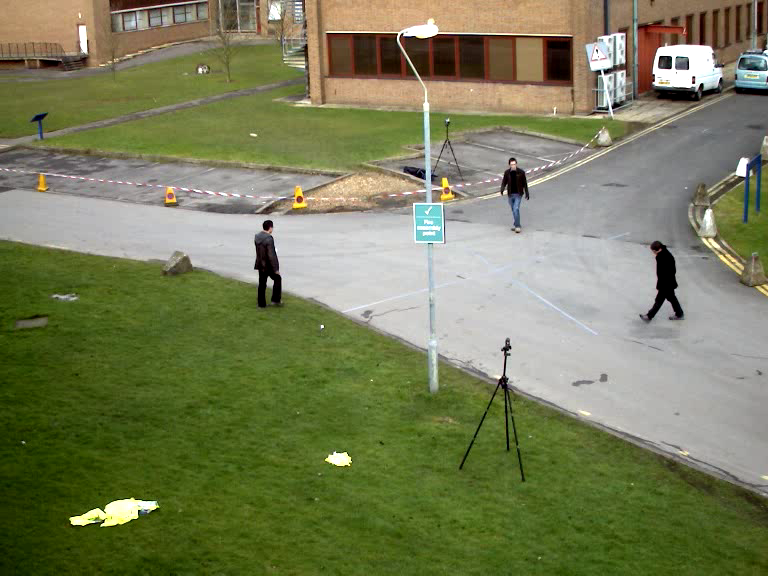
//> input picture labs/src/lachinov/lab1/road.png, 768 x 576 px
$ ./main ../lab1/road.png 2 2   (built with g++ and OpenCV 4)
//> lines starting //> are read from the running program, lines starting //| are printed output that depends on the picture
#include <opencv2\opencv.hpp>
#include <stdlib.h>

int main(int argc, char* argv[])
{

	cv::Mat img = cv::imread(argv[1], cv::IMREAD_COLOR), bluredImg, detectedEdges, distance;
//> img is the input picture: 576 rows x 768 cols, CV_8UC3; mean B, G, R 89.2, 125.6, 120.7
	cv::blur(img, bluredImg, cv::Size(3,3));

	cv::Canny(bluredImg, detectedEdges, atof(argv[2]), atof(argv[3]));
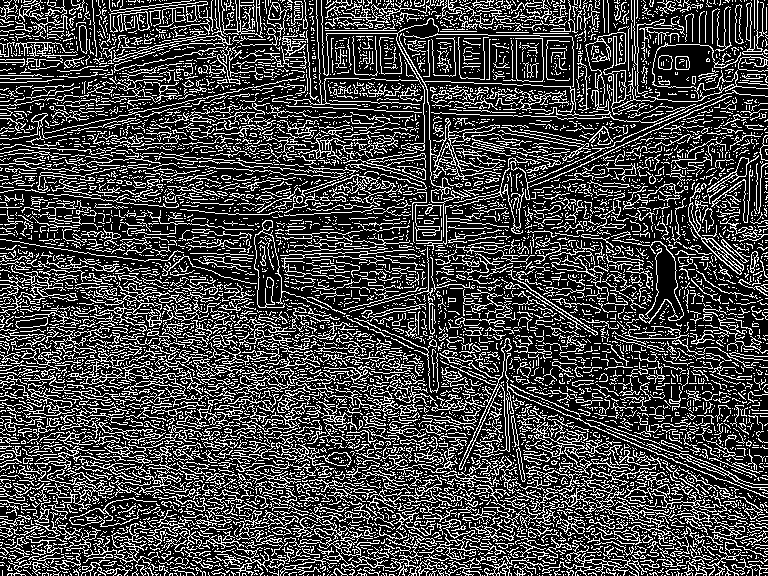
//> detectedEdges: 576 rows x 768 cols, CV_8UC1; 26.9% white in thin lines or dots

	cv::subtract(cv::Scalar::all(255), detectedEdges, detectedEdges);
//> detectedEdges: 576 rows x 768 cols, CV_8UC1; 73.1% white; black in thin lines or dots

	cv::distanceTransform(detectedEdges, distance, ::CV_DIST_L2, 3);
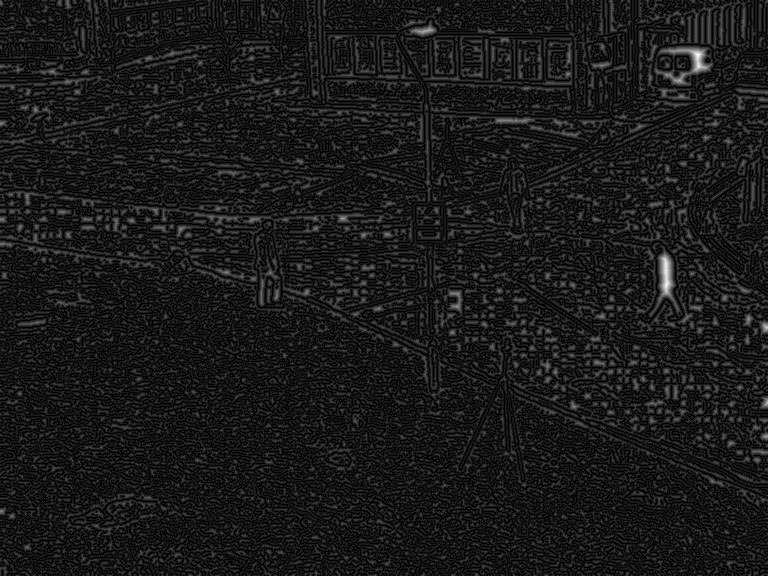
//> distance: 576 rows x 768 cols, CV_32FC1; min 0, max 9.55, mean 0.94; drawn with min black and max white
	cv::Mat t;
	distance.convertTo(t, CV_8UC1, 0.9);

	cv::imshow("img", img);
	cv::imshow("blur", bluredImg);
	cv::imshow("edges", detectedEdges);
	cv::imshow("dist", t);


	cv::waitKey();

	return 0;
}
